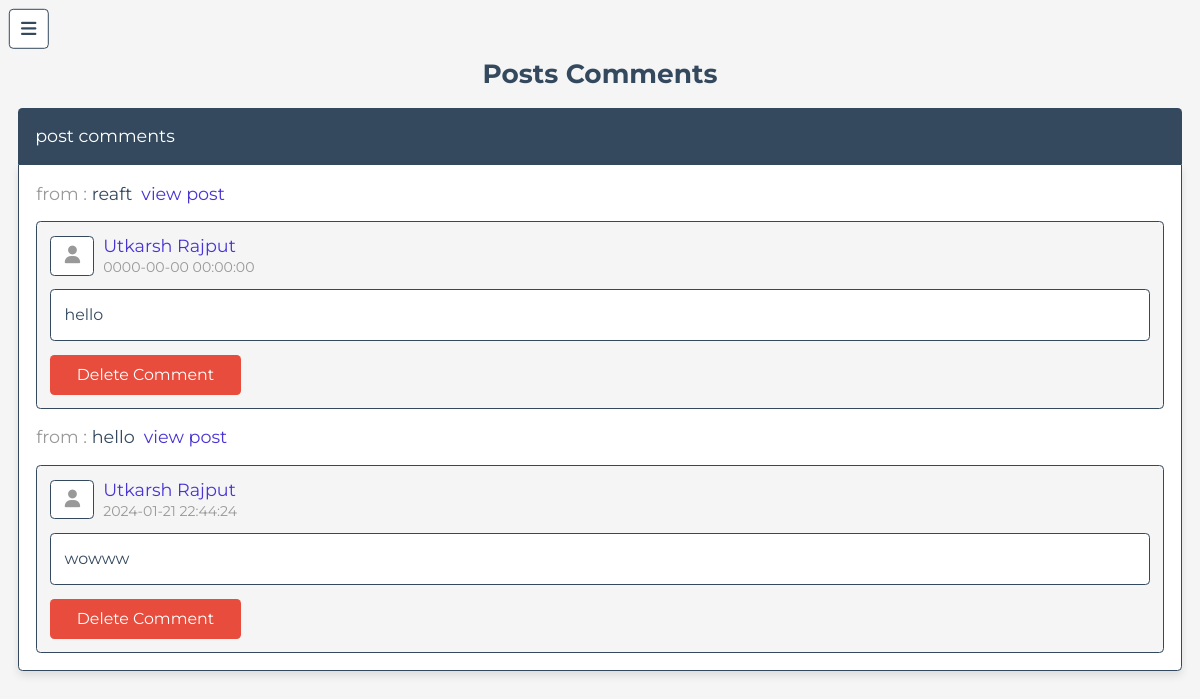
Screenshot of /admin/comments.php (signed in) with the database file from the repository.
### tables this page shows
CREATE TABLE IF NOT EXISTS `posts` (
  `id` int(100) NOT NULL AUTO_INCREMENT,
  `admin_id` int(100) NOT NULL,
  `name` varchar(100) NOT NULL,
  `title` varchar(100) NOT NULL,
  `content` varchar(10000) NOT NULL,
  `category` varchar(50) NOT NULL,
  `image` varchar(100) NOT NULL,
  `date` datetime NOT NULL DEFAULT CURRENT_TIMESTAMP,
  `status` varchar(10) NOT NULL,
  PRIMARY KEY (`id`)
);

CREATE TABLE IF NOT EXISTS `comments` (
  `id` int(100) NOT NULL AUTO_INCREMENT,
  `post_id` int(100) NOT NULL,
  `admin_id` int(100) NOT NULL,
  `user_id` int(100) NOT NULL,
  `user_name` varchar(50) NOT NULL,
  `comment` varchar(1000) NOT NULL,
  `date` datetime NOT NULL DEFAULT CURRENT_TIMESTAMP,
  PRIMARY KEY (`id`)
);

### admin/comments.php (the view, shortened to what this page needs)
<?php
$admin_id = $_SESSION['admin_id'];
?>
<!DOCTYPE html>
<html lang="en">
<head>
   <link rel="stylesheet" href="https://cdnjs.cloudflare.com/ajax/libs/font-awesome/6.1.1/css/all.min.css">
   <link rel="stylesheet" href="../css/admin_style.css">
</head>
<body>
<?php include '../components/admin_header.php' ?>
<section class="comments">
   <h1 class="heading">posts comments</h1>
   <p class="comment-title">post comments</p>
   <div class="box-container">
   <?php
         $select_comments = $conn->prepare("SELECT * FROM `comments` WHERE admin_id = ?");
         $select_comments->execute([$admin_id]);
         if($select_comments->rowCount() > 0){
            while($fetch_comments = $select_comments->fetch(PDO::FETCH_ASSOC)){
      ?>
      <?php
         $select_posts = $conn->prepare("SELECT * FROM `posts` WHERE id = ?");
         $select_posts->execute([$fetch_comments['post_id']]);
         while($fetch_posts = $select_posts->fetch(PDO::FETCH_ASSOC)){
      ?>
      <div class="post-title"> from : <span><?= $fetch_posts['title']; ?></span> <a href="read_post.php?post_id=<?= $fetch_posts['id']; ?>" >view post</a></div>
      <?php
         }
      ?>
   <div class="box">
      <div class="user">
         <i class="fas fa-user"></i>
         <div class="user-info">
            <span><?= $fetch_comments['user_name']; ?></span>
            <div><?= $fetch_comments['date']; ?></div>
         </div>
      </div>
      <div class="text"><?= $fetch_comments['comment']; ?></div>
      <form action="" method="POST">
         <button type="submit" class="inline-delete-btn" name="delete_comment" onclick="return confirm('delete this comment?');">delete comment</button>
      </form>
   </div>
   <?php
         }
      }else{
         echo '<p class="empty">no comments added yet!</p>';
      }
   ?>
   </div>
</section>
</body>
</html>

### css/admin_style.css (style rules this page uses)
:root { --main-color:#4834d4; --red:#e74c3c; --orange:#f39c12; --black:#34495e; --white:#fff; --light-bg:#f5f5f5; --light-color:#999; --border:.2rem solid var(--black); --box-shadow:0 .5rem 1rem rgba(0,0,0,.1); }
* { font-family: 'Montserrat', sans-serif; margin:0; padding:0; box-sizing: border-box; text-decoration: none; outline: none; border:none; }
html { font-size: 62.5%; overflow-x: hidden; }
body { background-color: var(--light-bg); padding-left: 35rem; }
section { max-width: 1200px; margin:0 auto; padding:2rem; }
.btn, .delete-btn, .option-btn, .inline-btn, .inline-option-btn, .inline-delete-btn { margin-top: 1rem; border-radius: .5rem; cursor: pointer; font-size: 1.8rem; color:var(--white); padding:1.2rem 3rem; text-transform: capitalize; text-align: center; }
.inline-btn, .inline-option-btn, .inline-delete-btn { display: inline-block; margin-right: 1rem; }
.inline-delete-btn, .delete-btn { background-color: var(--red); }
.heading { text-align: center; margin-bottom: 2rem; text-transform: capitalize; color:var(--black); font-size: 3rem; }
.comments .comment-title { border-top-right-radius: .5rem; border-top-left-radius: .5rem; background-color: var(--black); padding:2rem; color:var(--white); font-size: 2rem; }
.comments .box-container { border-bottom-right-radius: .5rem; border-bottom-left-radius: .5rem; background-color: var(--white); box-shadow: var(--box-shadow); border:var(--border); padding:2rem; display: grid; gap:2rem; }
.comments .box-container .box { background-color: var(--light-bg); border-radius: .5rem; padding:1.5rem; border:var(--border); }
.comments .box-container .post-title { font-size: 2rem; color:var(--light-color); }
.comments .box-container .post-title span { color: var(--black); }
.comments .box-container .post-title a { color:var(--main-color); margin-left: .5rem; }
.comments .box-container .box .user { display: flex; align-items: center; gap:1rem; margin-bottom: 1.5rem; }
.comments .box-container .box .user i { font-size: 2rem; border-radius: .5rem; border:var(--border); height: 4.5rem; width: 5rem; line-height: 4.1rem; background-color: var(--white); text-align: center; color:var(--light-color); }
.comments .box-container .box .user .user-info span { font-size: 2rem; color:var(--main-color); }
.comments .box-container .box .user .user-info div { color:var(--light-color); font-size: 1.6rem; margin-top: .2rem; }
.comments .box-container .box .text { font-size: 1.8rem; color:var(--black); line-height: 1.5; white-space: pre-line; background-color: var(--white); border-radius: .5rem; padding:1.5rem; margin:.5rem 0; border:var(--border); }
@media (max-width:1200px) { html { font-size: 55%; } }
@media (max-width:1200px) { body { padding-left: 0; } }

### rows the page displays
comments: user_name "Utkarsh Rajput", date "0000-00-00 00:00:00", comment "hello"
posts: title "reaft"
comments: user_name "Utkarsh Rajput", date "2024-01-21 22:44:24", comment "wowww"
posts: title "hello"
